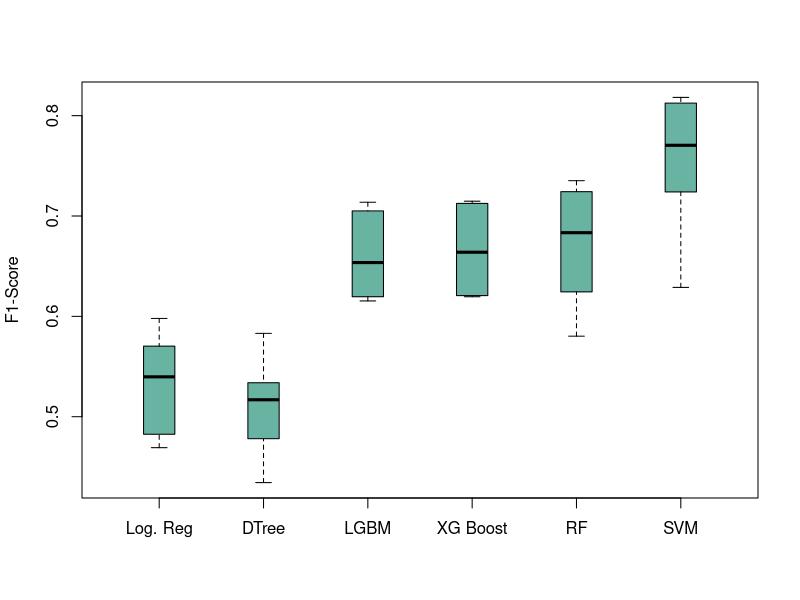

The R source for this figure:


svm.r <- c(0.62886598,0.83870968,0.76923077,0.76315789,0.67226891,0.85135135)
svm.p <- c(0.62886598,0.78787879,0.78125,0.76821192,0.78431373,0.7875)
svm.f <- c(0.62886598,0.8125,0.7751938,0.76567657,0.7239819,0.8181818)


lor.r <- c(0.39175258,0.58870968,0.53076923,0.57236842,0.4789916,0.61486486)
lor.p <- c(0.58461538,0.5530303,0.44230769,0.62589928,0.57575758,0.5083798)
lor.f <- c(0.4691358,0.5703125,0.48251748,0.59793814,0.52293578,0.5565749)

lgbm.r <- c(0.58762887,0.73387097,0.66923077,0.68421053,0.53781513,0.73648649)
lgbm.p <- c(0.65517241,0.69465649,0.58783784,0.72727273,0.71910112,0.6337209)
lgbm.f <- c(0.61956522,0.71372549,0.62589928,0.70508475,0.61538462,0.68125)

rf.r <- c(0.48453608,0.75,0.72307692,0.71710526,0.53781513,0.7972973)
rf.p <- c(0.72307692,0.72093023,0.61437908,0.73154362,0.74418605,0.6276595)
rf.f <- c(0.58024691,0.73517787,0.66431095,0.72425249,0.62439024,0.7023809)

dt.r <- c(0.44329897,0.54032258,0.46153846,0.56578947,0.50420168,0.5472973)
dt.p <- c(0.42574257,0.52755906,0.49586777,0.6013986,0.52173913,0.4969325)
dt.f <- c(0.43434343,0.53386454,0.47808765,0.58305085,0.51282051,0.5209003)

xg.r <- c(0.58762887,0.70967742,0.69230769,0.71710526,0.52941176,0.74324324)
xg.p <- c(0.65517241,0.71544715,0.58441558,0.7124183,0.75,0.6508875)
xg.f <- c(0.61956522,0.71255061,0.63380282,0.7147541,0.62068966,0.6940063)



m<-c("Flute", "Piano", "Trumpet", "Guitar", "Voice", "Organ")

h<-c(451,721,577,637,778,682)

acc<-c(0.54, 0.52,0.66,0.67,0.68,0.76)

boxplot(lor.f,dt.f,lgbm.f,xg.f,rf.f,svm.f,ylab="F1-Score" , col="#69b3a2", boxwex=0.3 , main="",names =c("Log. Reg", "DTree", "LGBM", "XG Boost", "RF", "SVM"))